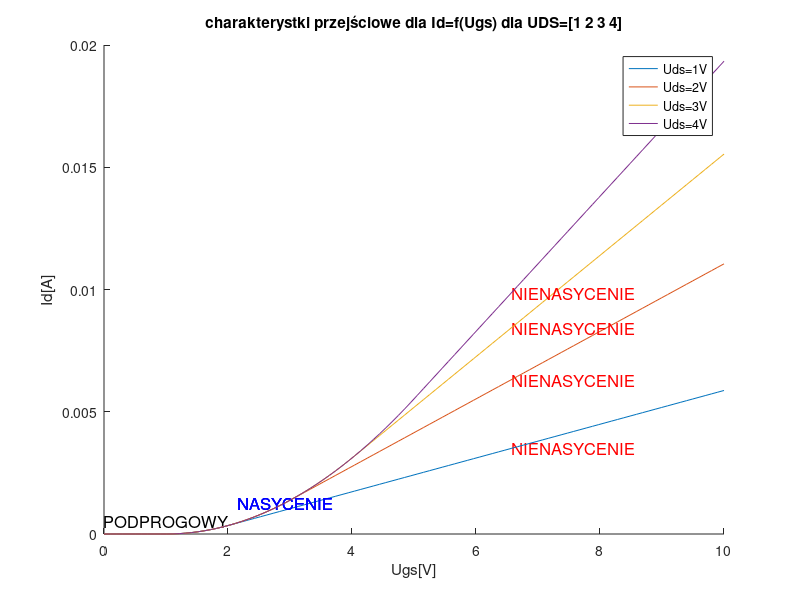

Write the MATLAB code that produced this figure.
clc
close all

%podpunkt pierwszy tak mi się niefortunnie nazwal, bo myslalem ze wsyztsko zrobię w jednym skrypcie, a wyszlo inaczej

Uds=[1 2 3 4];

Ugs=linspace(0,10);
B=0.5; %TODO znaleźć B
Ut=1;


tox=30e-9;
WL=10;
ruchliwosc=0.06;
% Cox=E0*Er/tox
% E0=8.854e-12F/m
% Er=3.9 for SiO2
Cox=(8.854e-12)*3.9/tox
B=Cox*ruchliwosc*WL


% figure
% Id=((Ugs-Ut).* Uds(2)-Uds(2)^2).*B;
% Idsat=B/2*(Ugs-Uds(2)).^2;
% figure
% 
%  plot(Ugs,Id)
%  hold on
%  plot(Ugs,Idsat);
%  hold off
indeks1=0;
indeks2=0;
indeks3=0;

Wypadkowa=0;
figure
 for i=1:   length(Uds)
    Id=((Ugs-Ut).* Uds(i)-Uds(i)^2/2)*B;
    Idsat=B/2*(Ugs-Ut).^2;
    for k=1:length(Ugs)
      if(Ut>Ugs(k))
          Wypadkowa(k)=0;
           if (indeks1==0)
           text(Ugs(k), Wypadkowa(k)+0.05e-2,"PODPROGOWY",'Color','black','FontSize',12);
           indeks1=1
          end
      elseif((Ugs(k)-Ut)>Uds(i))
          Wypadkowa(k)=Id(k);
           indeks2=mod(k,66)
          if (indeks2==0)
               text(Ugs(k),Wypadkowa(k),"NIENASYCENIE",'Color','red','FontSize',12);         
          end
      else
          Wypadkowa(k)=Idsat(k);
            indeks3=mod(k,30)
          if (indeks3==0)
               text(Ugs(k),Wypadkowa(k),"NASYCENIE",'Color','blue','FontSize',12,'HorizontalAlignment','center');
              
          end
      end    
    end
  
  
%  Wypadkowa=min(Id,Idsat)
  hold on
   plot(Ugs,Wypadkowa);
   hold on

   
    
 end
  legend("Uds=1V","Uds=2V","Uds=3V","Uds=4V")
 xlabel("Ugs[V]")
 ylabel("Id[A]")
 title("charakterystki przejściowe dla Id=f(Ugs) dla UDS=[1 2 3 4]")
 
 
hold off